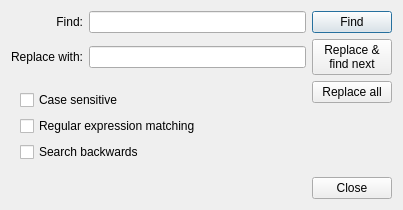
<?xml version="1.0" encoding="UTF-8"?>
<ui version="4.0">
 <class>SearchTextDialog</class>
 <widget class="QDialog" name="SearchTextDialog">
  <property name="geometry">
   <rect>
    <x>0</x>
    <y>0</y>
    <width>403</width>
    <height>184</height>
   </rect>
  </property>
  <property name="windowTitle">
   <string>Dialog</string>
  </property>
  <layout class="QGridLayout" name="gridLayout">
   <item row="0" column="1">
    <widget class="QLineEdit" name="findEdit"/>
   </item>
   <item row="0" column="0">
    <widget class="QLabel" name="findLabel">
     <property name="text">
      <string>Find:</string>
     </property>
     <property name="alignment">
      <set>Qt::AlignRight|Qt::AlignTrailing|Qt::AlignVCenter</set>
     </property>
    </widget>
   </item>
   <item row="4" column="0" rowspan="3" colspan="2">
    <widget class="QWidget" name="widget" native="true">
     <layout class="QGridLayout" name="gridLayout_2">
      <item row="0" column="0">
       <widget class="QCheckBox" name="caseSensitiveCheck">
        <property name="text">
         <string>Case sensitive</string>
        </property>
       </widget>
      </item>
      <item row="2" column="0">
       <widget class="QCheckBox" name="backwardsCheck">
        <property name="text">
         <string>Search backwards</string>
        </property>
       </widget>
      </item>
      <item row="1" column="0">
       <widget class="QCheckBox" name="regExpCheck">
        <property name="text">
         <string>Regular expression matching</string>
        </property>
       </widget>
      </item>
     </layout>
    </widget>
   </item>
   <item row="2" column="2">
    <widget class="QPushButton" name="replaceButton">
     <property name="text">
      <string>Replace &amp;&amp;
find next</string>
     </property>
    </widget>
   </item>
   <item row="7" column="0" colspan="3">
    <widget class="QDialogButtonBox" name="buttonBox">
     <property name="orientation">
      <enum>Qt::Horizontal</enum>
     </property>
     <property name="standardButtons">
      <set>QDialogButtonBox::Close</set>
     </property>
    </widget>
   </item>
   <item row="2" column="0">
    <widget class="QLabel" name="replaceLabel">
     <property name="text">
      <string>Replace with:</string>
     </property>
     <property name="alignment">
      <set>Qt::AlignRight|Qt::AlignTrailing|Qt::AlignVCenter</set>
     </property>
    </widget>
   </item>
   <item row="2" column="1">
    <widget class="QLineEdit" name="replaceEdit"/>
   </item>
   <item row="4" column="2">
    <widget class="QPushButton" name="replaceAllButton">
     <property name="text">
      <string>Replace all</string>
     </property>
    </widget>
   </item>
   <item row="0" column="2">
    <widget class="QPushButton" name="findButton">
     <property name="text">
      <string>Find</string>
     </property>
     <property name="default">
      <bool>true</bool>
     </property>
    </widget>
   </item>
  </layout>
 </widget>
 <tabstops>
  <tabstop>findEdit</tabstop>
  <tabstop>replaceEdit</tabstop>
  <tabstop>caseSensitiveCheck</tabstop>
  <tabstop>regExpCheck</tabstop>
  <tabstop>backwardsCheck</tabstop>
  <tabstop>findButton</tabstop>
  <tabstop>replaceButton</tabstop>
  <tabstop>replaceAllButton</tabstop>
  <tabstop>buttonBox</tabstop>
 </tabstops>
 <resources/>
 <connections>
  <connection>
   <sender>buttonBox</sender>
   <signal>accepted()</signal>
   <receiver>SearchTextDialog</receiver>
   <slot>accept()</slot>
   <hints>
    <hint type="sourcelabel">
     <x>248</x>
     <y>254</y>
    </hint>
    <hint type="destinationlabel">
     <x>157</x>
     <y>274</y>
    </hint>
   </hints>
  </connection>
  <connection>
   <sender>buttonBox</sender>
   <signal>rejected()</signal>
   <receiver>SearchTextDialog</receiver>
   <slot>reject()</slot>
   <hints>
    <hint type="sourcelabel">
     <x>316</x>
     <y>260</y>
    </hint>
    <hint type="destinationlabel">
     <x>286</x>
     <y>274</y>
    </hint>
   </hints>
  </connection>
 </connections>
</ui>
